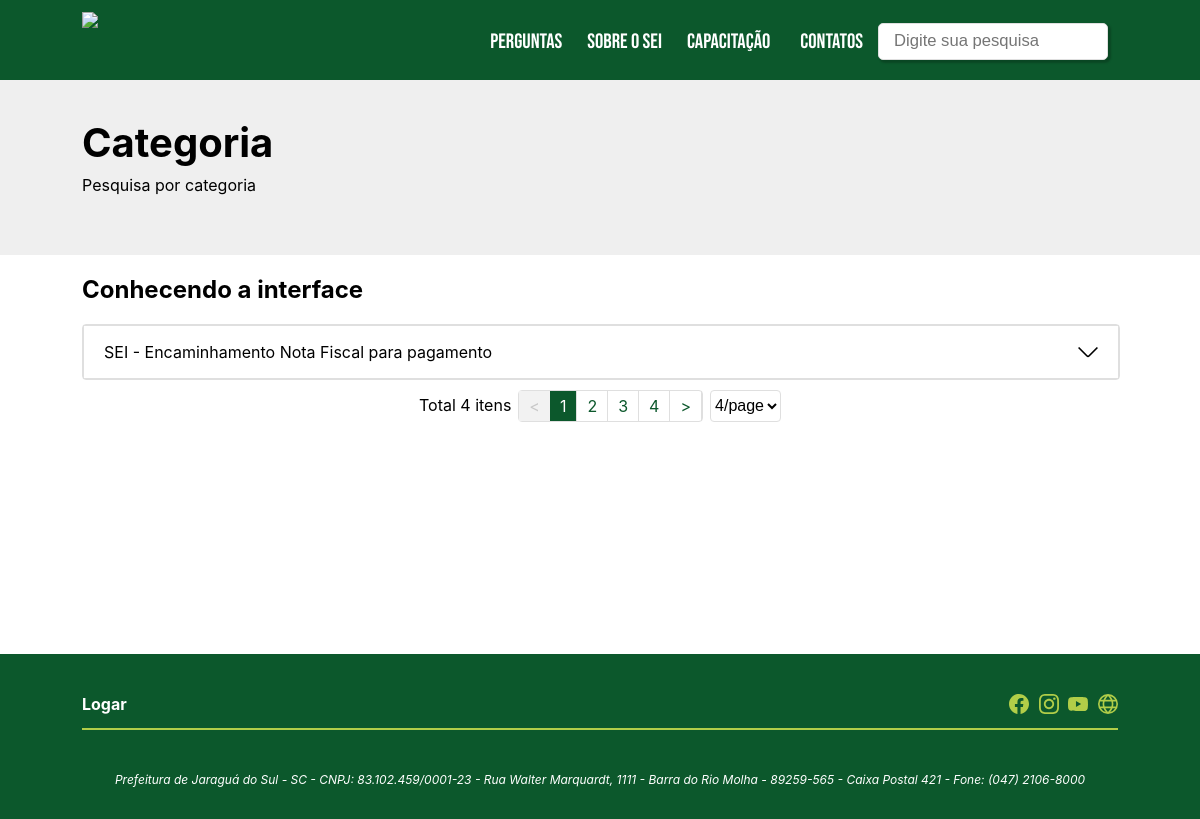
Screenshot of /categoria.php with the database file from the repository.
### tables this page shows
CREATE TABLE `categoria` (
  `id` int(20) NOT NULL AUTO_INCREMENT,
  `titulo` varchar(200) NOT NULL,
  `statusCat` varchar(2) NOT NULL,
  PRIMARY KEY (`id`)
);

CREATE TABLE `artigo` (
  `id` int(20) NOT NULL AUTO_INCREMENT,
  `titulo` varchar(250) NOT NULL,
  `resumo` text NOT NULL,
  `conteudo` mediumtext NOT NULL,
  `tags` varchar(250) DEFAULT NULL,
  `img` varchar(150) DEFAULT NULL,
  `prioridade` varchar(4) DEFAULT NULL,
  `categoria` varchar(100) DEFAULT NULL,
  `dataPost` varchar(20) DEFAULT NULL,
  `dataAlter` varchar(20) DEFAULT NULL,
  PRIMARY KEY (`id`)
);

### class/DB.class.php (called while the page is built, shortened)
<?php
class DB {
    private static $con;
    public static function conn(){
        if(is_null(self::$con)){
            try{
                self::$con = new PDO('mysql:host='.HOST.';dbname='.DB.'', USER, PASSWORD);
                self::$con->setAttribute(PDO::ATTR_ERRMODE, PDO::ERRMODE_EXCEPTION);
            }catch(PDOException $e){
                echo $e->getMessage();
            }
        }
        return self::$con;
    }
}
?>

### class/crud.categoria.class.php (called while the page is built, shortened)
<?php
class Categoria{
    function __construct(){
        include_once("DB.class.php");
    }
    function getCatById($id){
        $obj = DB::conn()->prepare("SELECT * FROM categoria WHERE id=?");
        if($obj->execute(array($id))){
            $numRow = $obj->rowCount();
            if($numRow>0){
                while($linha = $obj->fetchObject()){
                    return $linha->titulo;
                }
            }else{
                return "Nenhuma categoria com esse ID";
            }
        }else{
            return "Problema na conexão com a base de dados.";
        }
    }
}
?>

### categoria.php (the view, shortened to what this page needs)
<!DOCTYPE html>
<html lang="en">
    <?php
        if(!empty($_GET['id'])){
            $idCat = $_GET['id'];
        }else{
            $idCat = 1;
        }
        include_once("class/crud.categoria.class.php");
        $objCat = new Categoria();
    ?>
<head>
    <link rel="stylesheet" type="text/css" href="style.css" />
    <link rel="stylesheet" type="text/css" href="editorRobsonFarias.css" />
</head>
<body>
    <div id="geral">
            <?php include_once("menu.php"); ?>
            <?php include_once("top.php"); ?>
        <div id="central">
            <div id="itemdoisPergFreq" style="max-width: 1036px; padding: 0 32px;">
                <div id="centroItemDoisPergFreq" style="max-width: 100%; width: 100%;">
                    <?php
                    echo '<h2>'.$objCat->getCatById($idCat).'</h2>';
                        if(!empty($_GET['pg']) and $_GET['pg']!='' and $_GET['pg']>0){
                            $pag=$_GET['pg'];
                        }else{
                            $pag=1;
                        }
                        include_once("class/crud.artigo.class.php");
                        $obj2 = new CRUD();
                        $obj2->getArticleForCategory($idCat, $pag, $numReg);
                    ?>
                </div>
            </div>
            <idv id="idcateg" style="display:none;"><?php echo $idCat; ?></div>
        </div>
        <?php
            include_once("footer.php");
        ?>
</body>
</html>

### class/crud.artigo.class.php (shortened to what this page needs)
<?php
class CRUD{
    function __construct(){
        include_once("DB.class.php");
        include_once("crud.categoria.class.php");
    }
    function comparePag($pag1, $pag2, $pes){
        if($pag1!=$pag2){
            if($pes!=''){
                echo '<div id="pg" style="border-right:1px solid #dfdfdf; margin-right: 0px; vertical-align:middle;"><a href="?pesq='.$pes.'&pg='.$pag1.'"><div style="padding: 5px 10px; ">'.$pag1.'</div></a></div>';
            }else{
                echo '<div id="pg" style="border-right:1px solid #dfdfdf; margin-right: 0px; vertical-align:middle;"><a href="?pg='.$pag1.'"><div style="padding: 5px 10px; ">'.$pag1.'</div></a></div>';
            }
        }else{
            echo '<div id="pg" style="padding: 5px 10px; border-right:1px solid #dfdfdf; margin-right: 0px; background-color: #0c582c; color: #fff;">'.$pag1.'</div>';
        }
    }
    function pagination($pags,$totReg,$pag, $pesq){
        echo '
                <div id="paginacao" style="display: flex; justify-content: center; text-align: center; vertical-align: middle;">
                <div style="padding: 5px 0; margin-right: 7px;">Total '.$totReg.' itens</div>
                <div style="border-radius: 4px; display: flex; justify-content: center; text-align: center; vertical-align: middle; border:1px solid #dfdfdf; max-width:60%;">
            ';
            if($pag>1){
                $pgPre = $pag-1;
                if($pesq!=''){
                    echo '<div id="pg" style="padding: 5px 10px; border-right:1px solid #dfdfdf; margin-right: 0px;"><a href="?pesq='.$pesq.'&pg='.$pgPre.'"><</a></div>';
                }else{
                    echo '<div id="pg" style="padding: 5px 10px; border-right:1px solid #dfdfdf; margin-right: 0px;"><a href="?pg='.$pgPre.'"><</a></div>';
                }
            }else{
                echo '<div id="pg" style="padding: 5px 10px; border:0px solid #dfdfdf; margin-right: 0px; color: #c8c8c8; background-color: #f2f2f2;"><</div>';
            }
            echo '<div id="barraPg" style="display: flex; justify-content: center; text-align: center; vertical-align: middle; overflow-x: auto;">';
            $margin = 2;
            for($i=1; $i<=$pags; $i++){
                if($pags>($margin+$margin+1)){
                    if($pag>$margin and $pag<=($pags-$margin)){
                        if(($i>=($pag-$margin)) and ($i <= ($pag+$margin)) ){
                            self::comparePag($i, $pag, $pesq);
                        }
                    }else if($pag<=$margin){
                        if($i<6){
                            self::comparePag($i, $pag, $pesq);
                        }
                    }else if($pag>=($pags-$margin)){
                        if($i>($pags-5)){
                            self::comparePag($i, $pag, $pesq);
                        }
                    }
                }else{
                    self::comparePag($i, $pag, $pesq);
                }
            }
            echo '</div>';
            if($pag<$pags){
                $pgPre = $pag+1;
                if($pesq!=''){
                    echo '<div id="pg" style="padding: 5px 10px; border-right:1px solid #dfdfdf; margin-right: 0px;"><a href="?pesq='.$pesq.'&pg='.$pgPre.'">></a></div>';
                }else{
                    echo '<div id="pg" style="padding: 5px 10px; border-right:1px solid #dfdfdf; margin-right: 0px;"><a href="?pg='.$pgPre.'">></a></div>';
                }
            }else{
                echo '<div id="pg" style="padding: 5px 10px; border:0px solid #dfdfdf; margin-right: 0px; color: #c8c8c8; background-color: #f2f2f2;">></div>';
            }
            echo '</div>';
            echo '
                <select id="pgsMenu" style="border: 1px solid #dfdfdf; background-color: #fff; font-size:1rem; margin-left: 7px; border-radius: 4px;" onchange="menuSelect(this.value)">
                    <option value="0" selected="selected" disabled="disabled">'.$pags.'/page</option>
                ';
            echo '</select>';
            echo '</div>';
    }
    function getTotalArticle($sql, $dados){
        $objTot = DB::conn()->prepare($sql);
        if(!empty($dados) && $dados!='' &&  $dados!=null){
            try{
                if($objTot->execute($dados)){
                    return $objTot->rowCount();
                }else{
                    return 0;
                }
            }catch(PDOException $e){
                echo 'ERRO: '.$e->getMessage();
            }
        }
    }
    function getArticleForCategory($id, $pag, $numReg){
        $ar[]=$id;
        $totReg = self::getTotalArticle("SELECT * FROM artigo WHERE categoria=?", $ar);
        $verifyNumReg = ($pag*$numReg)-$numReg;
        $objAll = DB::conn()->prepare("SELECT * FROM artigo WHERE categoria=? ORDER BY id ASC LIMIT ".$verifyNumReg.",".$numReg." ");
        try{
            if($objAll->execute(array($id))){
                $numRows = $objAll->rowCount();
                if($numRows>0){
                    $pags = ceil($totReg/$numReg);
                    $categ = new Categoria();
                    $n=0;
                    while($linha = $objAll->fetchObject()){
                        if($linha->dataAlter != null || $linha->dataAlter != ''){
                            $dataAlter = $linha->dataAlter;
                        }else{
                            $dataAlter = '';
                        }
                        echo '
                            <div id="summaryArticle" class="summaryArticle">
                                <div id="titleArticle_'.$n.'" class="titleArticle" onclick="abre(this)"><span id="status" style="display:none;">false</span><span id="ttArtigo">'.$linha->titulo.'</span>
                                <span id="setOpenClose"><img id="imagem" src="imgs/angulo-para-baixo.svg" alt="Seta indicando para abrir" width="20"></span></div>
                                <div id="contentArticle_'.$n.'" class="contentArticle" style="">
                                    <article>
                                        <header id="data">Data da postagem: '.$linha->dataPost.'</header>
                                        <p>'.str_replace("../imagens", "imagens", $linha->conteudo).'</p>
                                    </article>
                                    <aside><section id="cat">Categoria: <span id="catSpan"> '.$categ->getCatById($linha->categoria).'</span></section></aside>
                                    <footer>
                                        <p><time pubdate datetime="2014-01-10">'.$dataAlter.'</time></p>
                                    </footer>
                                </div>
                            </div>
                        ';
                        $n++;
                    }
                    self::pagination($pags,$totReg,$pag,$id);
                }
            }
        }catch(PDOException $e){
            echo $e->getMessage();
        }
    }
}
?>

### style.css (style rules this page uses)
* { scroll-behavior: smooth; }
body { margin: 0px; padding: 0px; font-family: 'Inter'; background-color: #fff; }
* { scrollbar-width: auto; scrollbar-color: #b1cd49 #0c582c; }
#barraPg { scrollbar-width: thin; scrollbar-color: #b1cd49 #0c582c; }
* a:link { color: #0c582c; transition: ease-in-out 0.5s; text-decoration: none; }
#geral { width: 100%; padding-bottom: 0px; min-height: 81.8vh; }
#central { max-width: 1100px; background-color: white; align-items: center; margin-left: auto; margin-right: auto; min-height: 300px; }
#itemdoisPergFreq { padding: 32px; display:flex; justify-content: space-between; vertical-align: top; align-items: top; background-color: #fff; }
#centroItemDoisPergFreq { width: 75%; }
#summaryArticle { width: 100%; border: 1px solid #dfdfdf; border-radius: 4px; margin-bottom: 10px; }
.titleArticle { padding: 16px 20px; border: 1px solid #dfdfdf; }
.titleArticle #setOpenClose { float: right; }

### menu.css (style rules this page uses)
body { margin: 0; padding: 0; }

### footer.php (style rules this page uses)
body { padding: 0px; margin: 0px; }

### rows the page displays
categoria: titulo "Conhecendo a interface"
artigo: titulo "SEI - Encaminhamento Nota Fiscal para pagamento"

### other values shown
$titulo "Categoria"
$subtitulo "Pesquisa por categoria"
$totReg "4"
$pag1 "2"
$pag1 "3"
$pag1 "4"
form field value "4/page"
